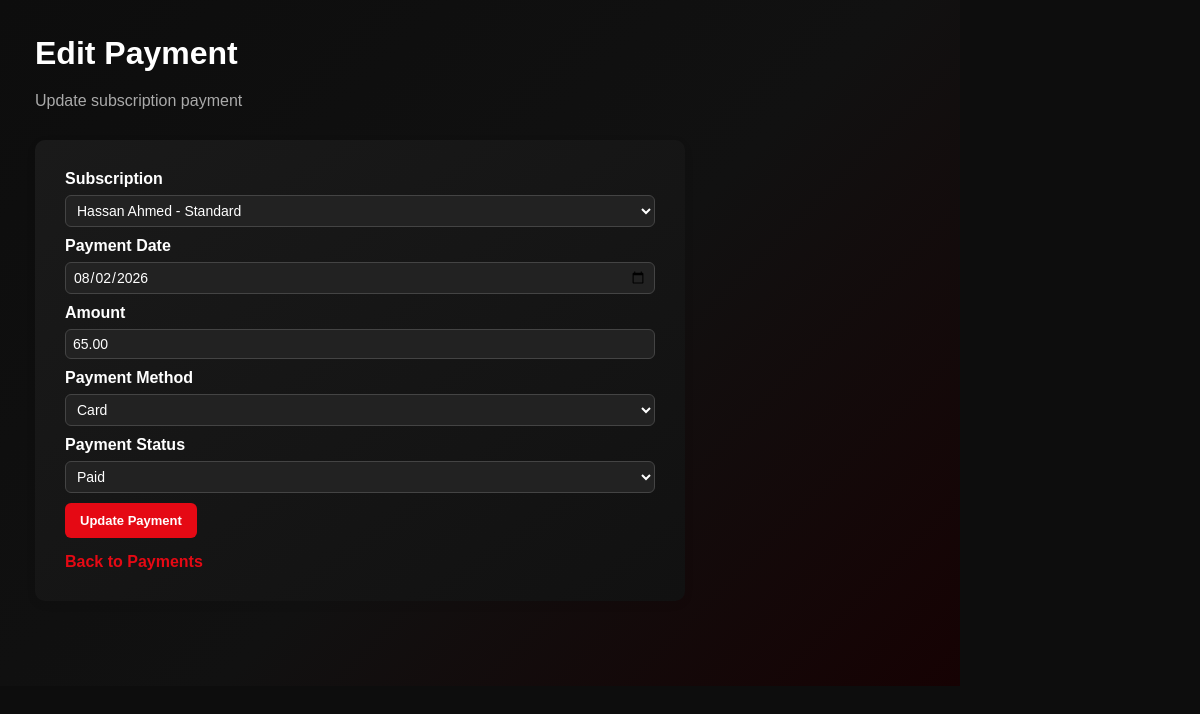
Screenshot of /pages/payments/edit_payment.php?id=2 with the database file from the repository.
### tables this page shows
CREATE TABLE `payments` (
  `payment_id` int(10) NOT NULL,
  `payment_date` date NOT NULL,
  `amount` decimal(10,2) NOT NULL,
  `payment_method` varchar(30) NOT NULL,
  `payment_status` varchar(20) NOT NULL,
  `subscription_id` int(10) NOT NULL
);

CREATE TABLE `subscriptions` (
  `subscription_id` int(10) NOT NULL,
  `member_id` int(10) NOT NULL,
  `membership_id` int(10) NOT NULL,
  `start_date` date NOT NULL,
  `end_date` date NOT NULL,
  `status` varchar(20) NOT NULL
);

CREATE TABLE `users` (
  `user_id` int(10) NOT NULL COMMENT 'pk',
  `full_name` varchar(100) NOT NULL,
  `username` varchar(50) NOT NULL,
  `password` varchar(255) NOT NULL,
  `role` varchar(20) NOT NULL,
  `profile_id` int(10) DEFAULT 4,
  `phone` varchar(20) NOT NULL,
  `email` varchar(100) NOT NULL,
  `status` varchar(20) NOT NULL,
  `image` varchar(255) DEFAULT NULL
);

CREATE TABLE `memberships` (
  `membership_id` int(10) NOT NULL,
  `membership_name` varchar(100) NOT NULL,
  `duration` int(3) NOT NULL,
  `price` decimal(10,2) NOT NULL,
  `description` varchar(200) DEFAULT NULL
);

### classes/BaseModel.php (called while the page is built, shortened)
<?php
require_once __DIR__ . "/../config/database.php";
class BaseModel
{
    protected $conn;
    public function __construct()
    {
        global $conn;
        $this->conn = $conn;
    }
    protected function fetchOne($sql, $types = "", ...$params)
    {
        $stmt = $this->conn->prepare($sql);
        if (!empty($types)) {
            $stmt->bind_param($types, ...$params);
        }
        if (!$stmt->execute()) {
            die("Execute failed: " . $stmt->error);
        }
        $result = $stmt->get_result();
        return $result->fetch_assoc();
    }
    protected function fetchAll($sql, $types = "", ...$params)
    {
        $stmt = $this->conn->prepare($sql);
        if (!$stmt->execute()) {
            die("Execute failed: " . $stmt->error);
        }
        $result = $stmt->get_result();
        return $result->fetch_all(MYSQLI_ASSOC);
    }
}

### classes/subscription.php (called while the page is built, shortened)
<?php
require_once __DIR__ . "/BaseModel.php";
class Subscription extends BaseModel
{
    public function getAllSubscriptions()
    {
        return $this->fetchAll(
            "SELECT
                subscriptions.*,
                members.member_id,
                members.user_id,
                users.full_name,
                memberships.membership_name,
                memberships.duration,
                memberships.price
             FROM subscriptions
             INNER JOIN members
                ON subscriptions.member_id = members.member_id
             INNER JOIN users
                ON members.user_id = users.user_id
             INNER JOIN memberships
                ON subscriptions.membership_id = memberships.membership_id
             ORDER BY subscriptions.subscription_id DESC"
        );
    }
}

### classes/payment.php (called while the page is built, shortened)
<?php
require_once __DIR__ . "/BaseModel.php";
class Payment extends BaseModel
{
    public function getPaymentById($payment_id)
    {
        return $this->fetchOne(
            "SELECT
                payments.*,
                subscriptions.member_id,
                subscriptions.membership_id,
                users.full_name,
                memberships.membership_name
             FROM payments
             INNER JOIN subscriptions
                ON payments.subscription_id = subscriptions.subscription_id
             INNER JOIN members
                ON subscriptions.member_id = members.member_id
             INNER JOIN users
                ON members.user_id = users.user_id
             INNER JOIN memberships
                ON subscriptions.membership_id = memberships.membership_id
             WHERE payments.payment_id = ?",
            "i",
            $payment_id
        );
    }
}

### pages/payments/edit_payment.php (the view, shortened to what this page needs)
<?php
require_once __DIR__ . "/../../classes/payment.php";
require_once __DIR__ . "/../../classes/subscription.php";
$payment = new Payment();
$subscription = new Subscription();
$payment_id = $_GET["id"];
$data = $payment->getPaymentById($payment_id);
$subscriptions = $subscription->getAllSubscriptions();
?>
<!DOCTYPE html>
<html lang="en">
<head>
    <link rel="stylesheet" href="../../assets/css/style.css">
</head>
<body>
    <div class="main-content">
        <div class="dashboard-header">
            <h1>Edit Payment</h1>
            <p>Update subscription payment</p>
        </div>
        <div class="form-container">
            <form method="POST">
                <div class="form-group">
                    <label for="subscription_id">
                        Subscription
                    </label>
                    <select
                        id="subscription_id"
                        name="subscription_id"
                        required
                    >
                        <?php foreach ($subscriptions as $item): ?>
                            <option
                                value="<?= $item["subscription_id"] ?>"
                                <?= (
                                    ($_POST["subscription_id"] ?? $data["subscription_id"])
                                    == $item["subscription_id"]
                                ) ? "selected" : "" ?>
                            >
                                <?= htmlspecialchars(
                                    $item["full_name"]
                                    . " - "
                                    . $item["membership_name"]
                                ) ?>
                            </option>
                        <?php endforeach; ?>
                    </select>
                </div>
                <div class="form-group">
                    <label for="payment_date">
                        Payment Date
                    </label>
                    <input
                        type="date"
                        id="payment_date"
                        name="payment_date"
                        required
                        value="<?= htmlspecialchars(
                            $_POST["payment_date"]
                            ?? $data["payment_date"]
                        ) ?>"
                    >
                </div>
                <div class="form-group">
                    <label for="amount">
                        Amount
                    </label>
                    <input
                        type="number"
                        id="amount"
                        name="amount"
                        min="0"
                        step="0.01"
                        required
                        value="<?= htmlspecialchars(
                            $_POST["amount"]
                            ?? $data["amount"]
                        ) ?>"
                    >
                </div>
                <div class="form-group">
                    <label for="payment_method">
                        Payment Method
                    </label>
                    <select
                        id="payment_method"
                        name="payment_method"
                        required
                    >
                        <option
                            value="Card"
                            <?= (
                                ($_POST["payment_method"]
                                ?? $data["payment_method"]) === "Card"
                            ) ? "selected" : "" ?>
                        >
                            Card
                        </option>
                    </select>
                </div>
                <div class="form-group">
                    <label for="payment_status">
                        Payment Status
                    </label>
                    <select
                        id="payment_status"
                        name="payment_status"
                        required
                    >
                        <option
                            value="Paid"
                            <?= (
                                ($_POST["payment_status"]
                                ?? $data["payment_status"]) === "Paid"
                            ) ? "selected" : "" ?>
                        >
                            Paid
                        </option>
                    </select>
                </div>
                <button
                    type="submit"
                    class="form-button"
                >
                    Update Payment
                </button>
                <div>
                    <a
                        href="payments.php"
                        class="back-link"
                    >
                        Back to Payments
                    </a>
                </div>
            </form>
        </div>
</div>
</body>
</html>

### rows the page displays
payments: subscription_id "Hassan Ahmed - Standard", payment_date "08/02/2026", amount "65.00", payment_method "Card", payment_status "Paid"
